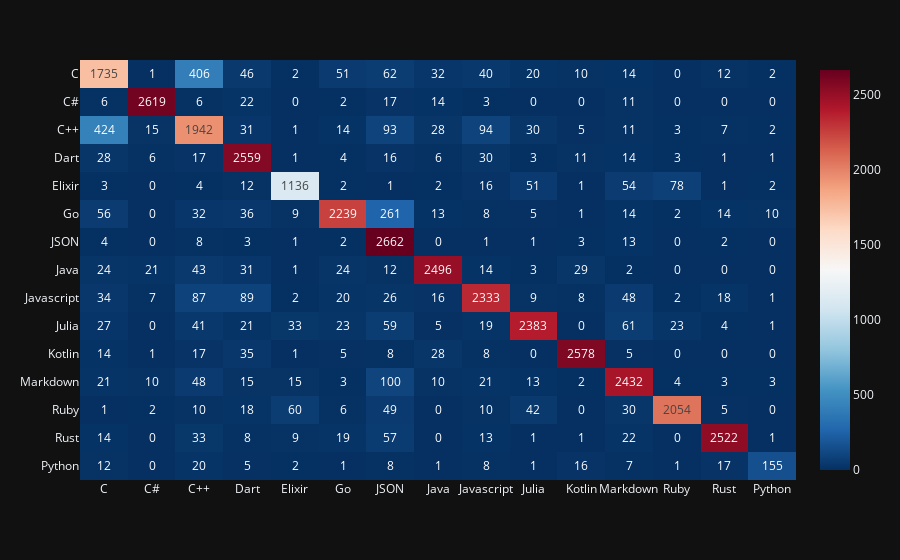

The notebook cell this image was saved under:
### Code cell
import plotly.express as px

fig = px.imshow(confusion_matrix(y_test, y_pred), text_auto=True, template="plotly_dark", aspect="auto", x=TARGET, y=TARGET, color_continuous_scale='RdBu_r',)

with open("../resources/svm_matrix_spacy_clean.json", "w") as spcy:
    spcy.write(fig.to_json())

fig.show()

### Figure 1 — Plotly figure (JSON) as saved in the notebook; plotly's stock layout.template omitted (floating-point values rounded to 4 significant figures; data arrays with more than 128 entries replaced by an {"elided": "..."} marker saying what was removed)
{"data": [{"coloraxis": "coloraxis", "hovertemplate": "x: %{x}<br>y: %{y}<br>color: %{z}<extra></extra>", "name": "0", "texttemplate": "%{z}", "type": "heatmap", "x": ["C", "C#", "C++", "Dart", "Elixir", "Go", "JSON", "Java", "Javascript", "Julia", "Kotlin", "Markdown", "Ruby", "Rust", "Python"], "xaxis": "x", "y": ["C", "C#", "C++", "Dart", "Elixir", "Go", "JSON", "Java", "Javascript", "Julia", "Kotlin", "Markdown", "Ruby", "Rust", "Python"], "yaxis": "y", "z": {"elided": "15x15 int values"}}], "layout": {"autosize": true, "coloraxis": {"colorscale": [[0, "rgb(5,48,97)"], [0.1, "rgb(33,102,172)"], [0.2, "rgb(67,147,195)"], [0.3, "rgb(146,197,222)"], [0.4, "rgb(209,229,240)"], [0.5, "rgb(247,247,247)"], [0.6, "rgb(253,219,199)"], [0.7, "rgb(244,165,130)"], [0.8, "rgb(214,96,77)"], [0.9, "rgb(178,24,43)"], [1, "rgb(103,0,31)"]]}, "margin": {"t": 60}, "xaxis": {"anchor": "y", "autorange": true, "domain": [0, 1], "range": [-0.5, 14.5], "type": "category"}, "yaxis": {"anchor": "x", "autorange": true, "domain": [0, 1], "range": [14.5, -0.5], "type": "category"}}}
